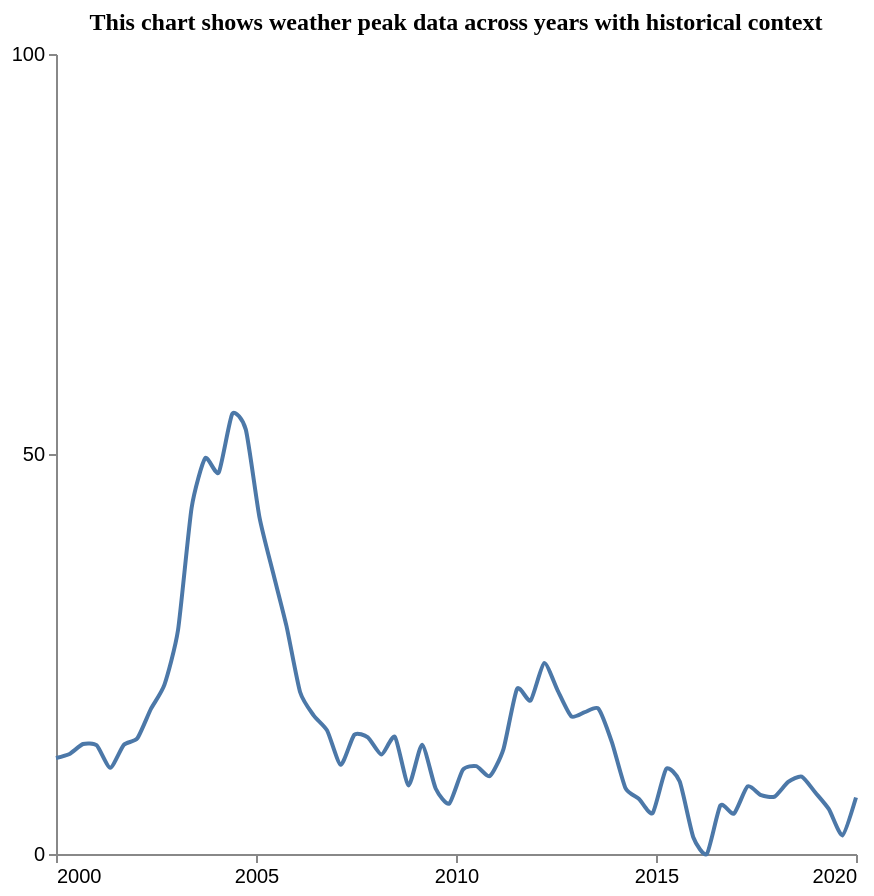

The specification (Vega-Lite) saved for this image:
### Vega-Lite specification from a JSON file in a GitHub repository (floating-point values rounded to 4 significant figures)
{"$schema": "https://vega.github.io/schema/vega-lite/v5.json", "description": "Pattern: Peak", "data": {"values": [{"X": 2000.0, "Y": 12.0}, {"X": 2000.0, "Y": 12.51}, {"X": 2001.0, "Y": 13.75}, {"X": 2001.0, "Y": 13.58}, {"X": 2001.0, "Y": 10.77}, {"X": 2002.0, "Y": 13.64}, {"X": 2002.0, "Y": 14.46}, {"X": 2002.0, "Y": 18.13}, {"X": 2003.0, "Y": 21.18}, {"X": 2003.0, "Y": 28.0}, {"X": 2003.0, "Y": 43.25}, {"X": 2004.0, "Y": 49.46}, {"X": 2004.0, "Y": 47.69}, {"X": 2004.0, "Y": 55.02}, {"X": 2005.0, "Y": 53.05}, {"X": 2005.0, "Y": 42.15}, {"X": 2005.0, "Y": 35.21}, {"X": 2006.0, "Y": 28.48}, {"X": 2006.0, "Y": 20.25}, {"X": 2006.0, "Y": 17.32}, {"X": 2007.0, "Y": 15.42}, {"X": 2007.0, "Y": 11.14}, {"X": 2007.0, "Y": 14.91}, {"X": 2008.0, "Y": 14.58}, {"X": 2008.0, "Y": 12.43}, {"X": 2008.0, "Y": 14.62}, {"X": 2009.0, "Y": 8.573}, {"X": 2009.0, "Y": 13.67}, {"X": 2009.0, "Y": 8.191}, {"X": 2010.0, "Y": 6.303}, {"X": 2010.0, "Y": 10.51}, {"X": 2011.0, "Y": 10.98}, {"X": 2011.0, "Y": 9.746}, {"X": 2011.0, "Y": 13.12}, {"X": 2012.0, "Y": 20.63}, {"X": 2012.0, "Y": 19.19}, {"X": 2012.0, "Y": 23.86}, {"X": 2013.0, "Y": 20.42}, {"X": 2013.0, "Y": 17.2}, {"X": 2013.0, "Y": 17.73}, {"X": 2014.0, "Y": 18.18}, {"X": 2014.0, "Y": 13.96}, {"X": 2014.0, "Y": 8.23}, {"X": 2015.0, "Y": 6.884}, {"X": 2015.0, "Y": 5.109}, {"X": 2015.0, "Y": 10.63}, {"X": 2016.0, "Y": 9.053}, {"X": 2016.0, "Y": 2.102}, {"X": 2016.0, "Y": 0.0}, {"X": 2017.0, "Y": 6.066}, {"X": 2017.0, "Y": 5.044}, {"X": 2017.0, "Y": 8.441}, {"X": 2018.0, "Y": 7.354}, {"X": 2018.0, "Y": 7.177}, {"X": 2018.0, "Y": 9.009}, {"X": 2019.0, "Y": 9.675}, {"X": 2019.0, "Y": 7.685}, {"X": 2019.0, "Y": 5.602}, {"X": 2020.0, "Y": 2.33}, {"X": 2020.0, "Y": 7.065}]}, "mark": {"type": "line", "interpolate": "cardinal", "tension": 0.4}, "encoding": {"x": {"field": "X", "type": "quantitative", "title": "", "axis": {"grid": false, "format": "d", "values": [2000, 2005, 2010, 2015, 2020], "tickSize": 4}, "scale": {"domain": [2000, 2020]}}, "y": {"field": "Y", "type": "quantitative", "title": "", "axis": {"grid": false, "format": "d", "values": [0, 50, 100], "tickSize": 4, "tickOpacity": 1}, "scale": {"domain": [0, 100]}}}, "title": {"text": "This chart shows weather peak data across years with historical context", "anchor": "middle", "font": "Tahoma", "fontSize": 12}, "config": {"lineBreak": "^", "view": {"stroke": null}}, "height": 400, "width": 400, "autosize": "pad"}
